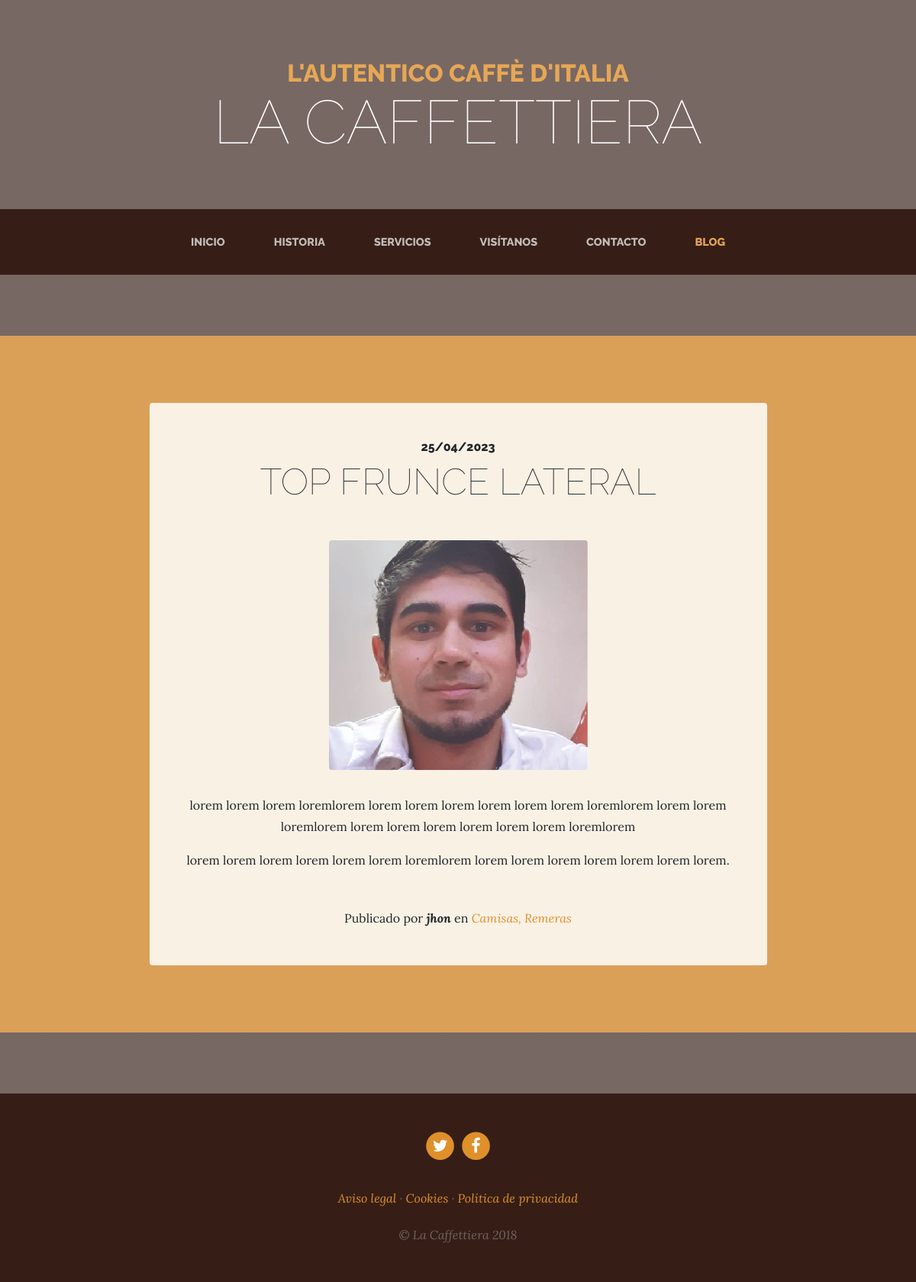
Before: /blog/category/1/ with the older database file.
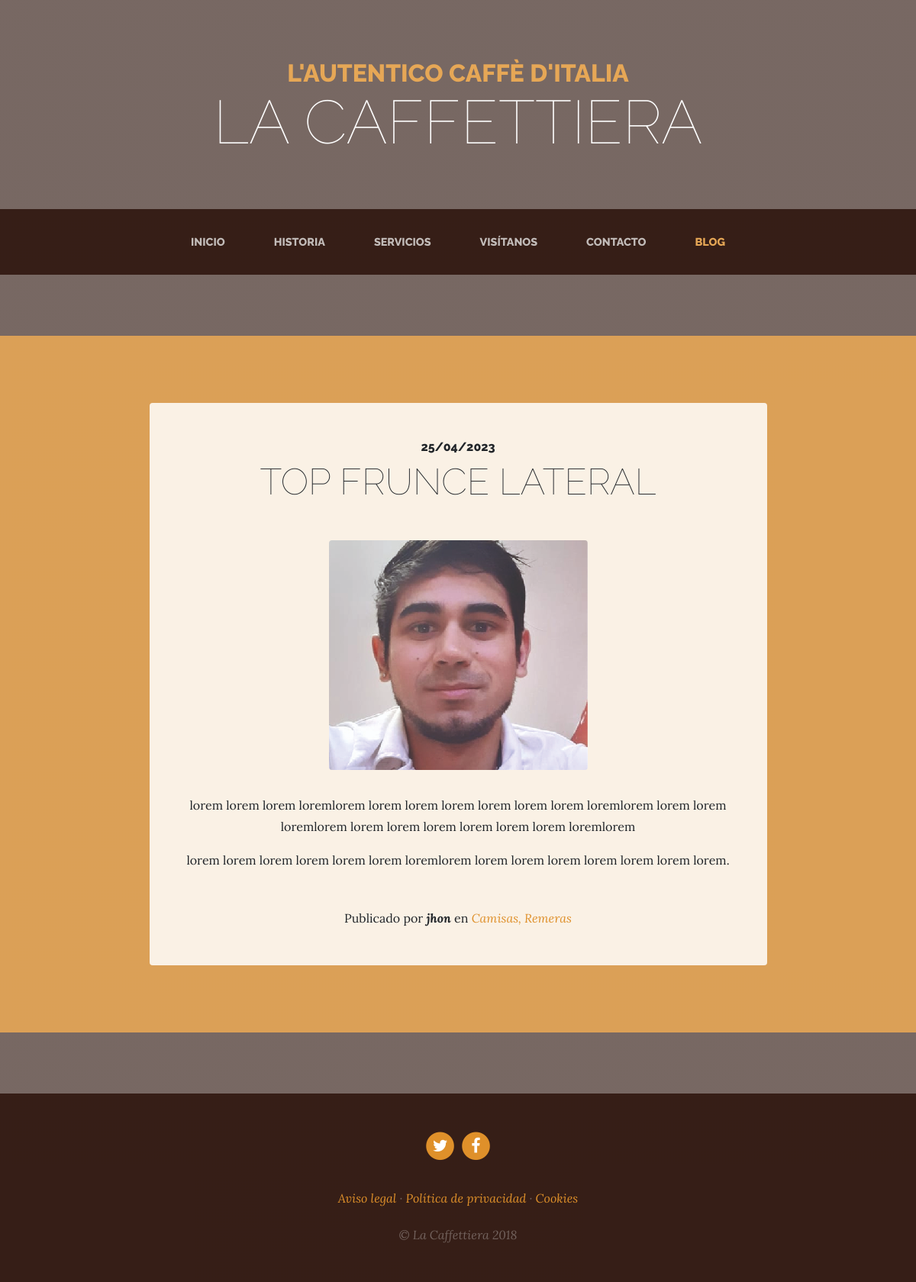
After: the same page with the newer database file.
### blog/models.py (models this page shows, shortened)
class Post(models.Model):
    title = models.CharField(max_length=200, verbose_name='Título')
    content = models.TextField(verbose_name='Contenido')
    published = models.DateTimeField(verbose_name='Fecha de publicación', default=now)
    image = models.ImageField(verbose_name='Imágen', upload_to='blog', null=True, blank=True)
    author = models.ForeignKey(User, verbose_name='Autor', on_delete=models.CASCADE)
    categories =models.ManyToManyField(Category, verbose_name='Categorías', related_name='get_posts')
    created = models.DateTimeField(auto_now_add=True, verbose_name='Creación')
    updated = models.DateTimeField(auto_now=True, verbose_name='Últ. edición')
    class Meta:
        verbose_name = 'Entrada'
        verbose_name_plural = 'Entradas'
        ordering = ['-created']

class Category(models.Model):
    name = models.CharField(max_length=100, verbose_name='Nombre')
    created = models.DateTimeField(auto_now_add=True, verbose_name='Creación')
    updated = models.DateTimeField(auto_now=True, verbose_name='Últ. edición')
    class Meta:
        verbose_name = 'Categoría'
        verbose_name_plural = 'Categorías'
        ordering = ['-created']

### pages/models.py (models this page shows, shortened)
class Page(models.Model):
    title = models.CharField(max_length=100, verbose_name='Título')
    content = RichTextField(verbose_name='Contenido')
    order = models.SmallIntegerField(verbose_name='Orden', default=0)
    created = models.DateTimeField(auto_now_add=True, verbose_name='Creación')
    updated = models.DateTimeField(auto_now=True, verbose_name='Últ. edición')
    class Meta:
        verbose_name = 'Página'
        verbose_name_plural = 'Páginas'
        ordering = ['order']

### blog/views.py (the view)
# urls.py: path('category/<int:category_id>/', views.category, name='category')
def category (request, category_id):
    category = get_object_or_404(Category, id=category_id)
    return render(request, 'blog/category.html', { 'category': category })

### pages/templatetags/page_extras.py (called while the page is built)
@register.simple_tag
def get_pages_list():
    pages = Page.objects.all()
    return pages

### social/processors.py (called while the page is built)
def ctx_dict(request):
    ctx = {}
    links = Link.objects.all()
    for link in links:
        ctx[link.key] = link.link
    return ctx

### blog/templates/blog/category.html (shortened to what this page needs)
{% extends "core/base.html" %}
{% load static %}
{% block content %}
    {% for post in category.get_posts.all %} {% comment %} 'get_posts' fue agregado en el modelo 'Post' {% endcomment %}
        <section class="page-section cta">
            <div class="container">
            <div class="row">
                <div class="col-xl-9 mx-auto">
                <div class="cta-innerv text-center rounded">
                    <h2 class="section-heading mb-5">
                    <span class="section-heading-upper">{{post.published|date:'SHORT_DATE_FORMAT'}}</span>
                    <span class="section-heading-lower">{{post.title}}</span>
                    </h2>
                    <p class="mb-0">
                    <img class="mx-auto d-flex rounded img-fluid mb-3 mb-lg-0" src="{{post.image.url}}" alt="">
                    </p>
                    <p class="mb-0 mbt">{{post.content|linebreaks}}</p>
                    <p class="mb-0 mbt">
                    <span class="section-heading-under">Publicado por <em><b>{{post.author}}</b></em> en <em>
                    {% for category in post.categories.all %}
                        <a href="{% url 'category' category.id %}" class='link'>
                            {{category.name}}{% if not forloop.last %},{% endif %}
                        </a>
                    {% endfor %}
                    </p>
                </div>
                </div>
            </div>
            </div>
        </section>
    {% endfor %}
{% endblock content %}

### core/templates/core/base.html (shortened to what this page needs)
<!DOCTYPE html>
<html lang="es">
<head>
    {% load static %}
    <link href="{% static 'core/vendor/bootstrap/css/bootstrap.min.css' %}" rel="stylesheet" />
    <link
    href="{% static 'core/vendor/font-awesome/css/font-awesome.min.css' %}"
    rel="stylesheet"
    type="text/css"
    />
    <link href="{% static 'core/css/business-casual.css' %}" rel="stylesheet" />
</head>
<body>
    <h1 class="site-heading text-center text-white d-none d-lg-block">
    <span class="site-heading-upper text-primary mb-3"
        >L'autentico caffè d'italia</span
    >
    <span class="site-heading-lower">La Caffettiera</span>
    </h1>
    <nav class="navbar navbar-expand-lg navbar-dark py-lg-4" id="mainNav">
    <div class="container">
        <div class="collapse navbar-collapse" id="navbarResponsive">
        <ul class="navbar-nav mx-auto">
            <li class="nav-item px-lg-4 {% if request.path == '/' %}active{% endif %}">
            <a class="nav-link text-uppercase text-expanded" href="{% url 'home' %}"
                >Inicio</a
            >
            </li>
            <li class="nav-item px-lg-4 {% if request.path == '/about/' %}active{% endif %}">
            <a class="nav-link text-uppercase text-expanded" href="{% url 'about' %}"
                >Historia</a
            >
            </li>
            <li class="nav-item px-lg-4 {% if request.path == '/services/' %}active{% endif %}">
            <a
                class="nav-link text-uppercase text-expanded"
                href="{% url 'services' %}"
                >Servicios</a
            >
            </li>
            <li class="nav-item px-lg-4 {% if request.path == '/store/' %}active{% endif %}">
            <a class="nav-link text-uppercase text-expanded" href="{% url 'store' %}"
                >Visítanos</a
            >
            </li>
            <li class="nav-item px-lg-4 {% if request.path == '/contact/' %}active{% endif %}">
            <a
                class="nav-link text-uppercase text-expanded"
                href="{% url 'contact' %}"
                >Contacto</a
            >
            </li>
            <li class="nav-item px-lg-4 {% if request.path|slice:':6' == '/blog/' %}active{% endif %}">
            <a class="nav-link text-uppercase text-expanded" href="{% url 'blog' %}"
                >Blog</a
            >
            </li>
        </ul>
        </div>
    </div>
    </nav>
    {% block content %}
    {% endblock %}
    <footer class="footer text-faded text-center py-5">
    <div class="container">
        <p class="m-0">
        {% if LINK_TWITTER %}
            <a href="{{LINK_TWITTER}}" class="link" target="_blank">
                <span class="fa-stack fa-lg">
                <i class="fa fa-circle fa-stack-2x"></i>
                <i class="fa fa-twitter fa-stack-1x fa-inverse"></i>
                </span>
            </a>
        {% endif %}
        {% if LINK_FACEBOOK %}
            <a href="{{LINK_FACEBOOK}}" class="link" target="_blank">
                <span class="fa-stack fa-lg">
                <i class="fa fa-circle fa-stack-2x"></i>
                <i class="fa fa-facebook fa-stack-1x fa-inverse"></i>
                </span>
            </a>
        {% endif %}
        </p>
        <p class="m-0 mbt">
        {% load page_extras %}
        {% get_pages_list as pages_list %}
        {% for page in pages_list %}
            <a href="{% url 'page' page.id page.title|slugify %}" class="link">{{page.title}}</a>{% if not forloop.last %} ·{% endif %}
        {% endfor %}
        </p>
        <p class="m-0 mbt1">&copy; La Caffettiera 2018</p>
    </div>
    </footer>
</body>
</html>

Changed rows visible on the page:
changed Page "Política de privacidad": now shows "·"; moves up the list
changed Page "Cookies": no longer shows "·"
